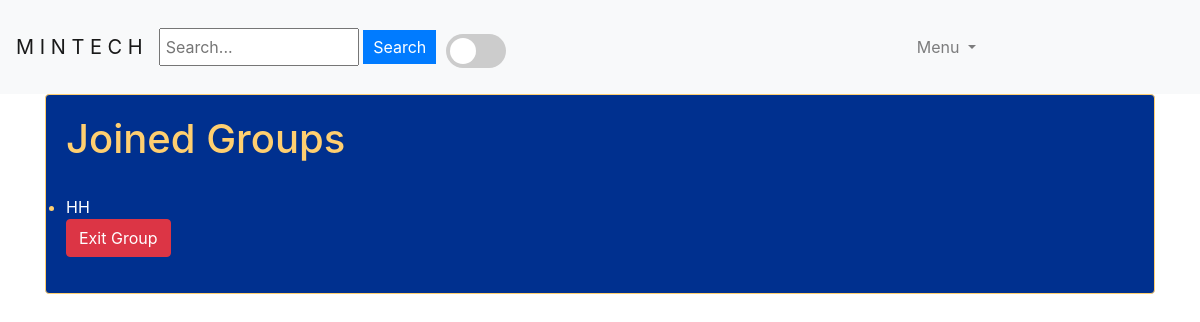
The page /joined_groups/ (signed in) on the database as committed earlier.
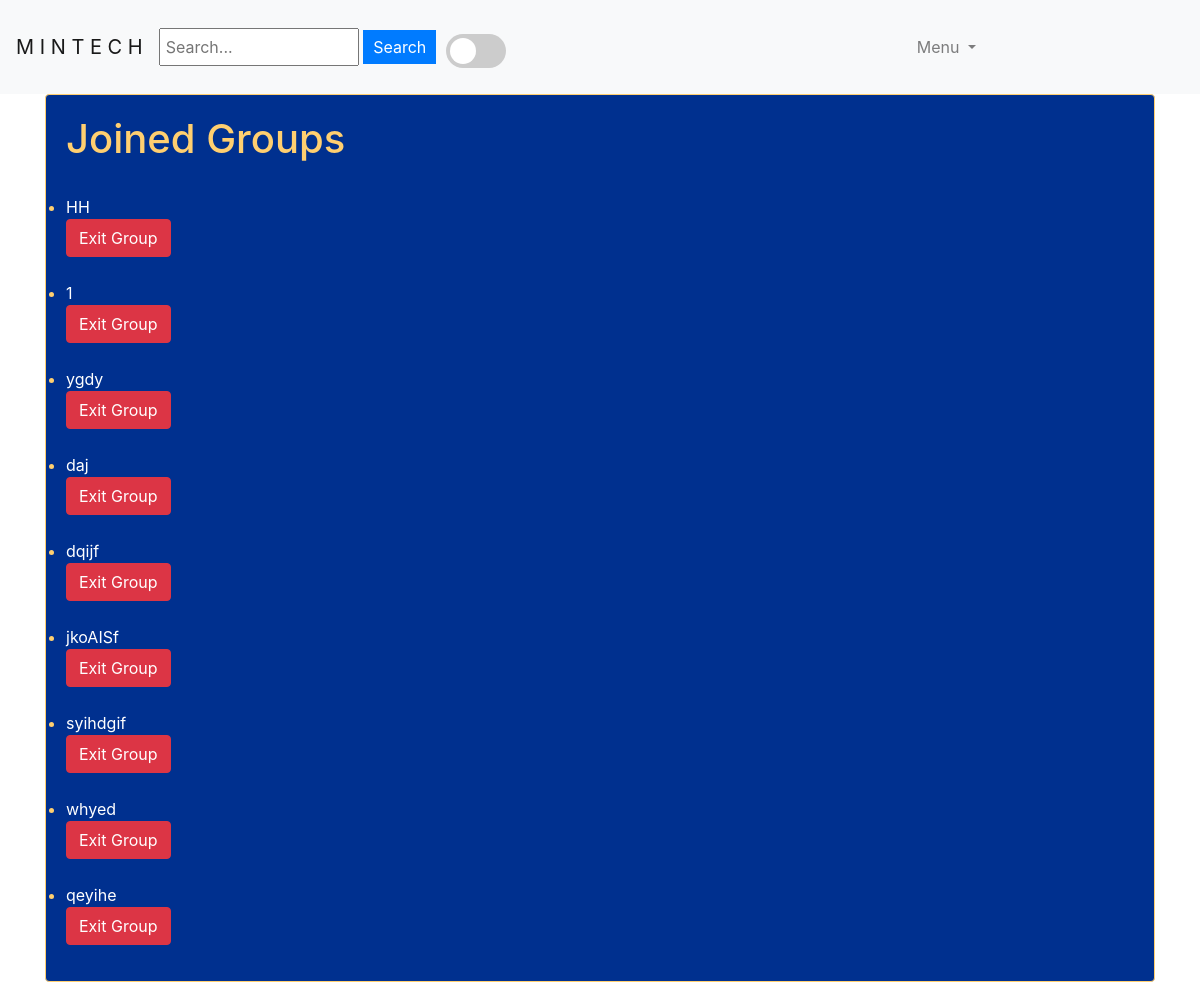
The same page on the database as committed later.
### minsocial/models.py (models this page shows, shortened)
class Group(models.Model):
    name = models.CharField(max_length=100)  # Default value for 'name'
    description = models.TextField(blank=True, null=True,)  # Default value for 'description'
    creator = models.ForeignKey(User, on_delete=models.CASCADE)
    members = models.ManyToManyField(User, related_name='group_members')

### minsocial/views.py (the view)
# urls.py: path('joined_groups/', views.joined_groups_view, name='joined_groups'),
def joined_groups_view(request):
    if not request.user.is_authenticated:
        return redirect('login')
    user = request.user
    groups = Group.objects.filter(members=user)
    return render(request, 'network/joined_groups.html', {'groups': groups})

### minsocial/templates/network/joined_groups.html (shortened to what this page needs)
{% extends 'network/layout.html' %}
{% block body %}
<div class="container">
  <div class="card">
    <div class="card-body">
      <div class="align-items-center">
  <h1>Joined Groups</h1>
  {% if groups %}
    <ul>
      {% for group in groups %}
      <br>
        <li>
          <a style="color: white;" href="{% url 'group_detail' group.id %}">{{ group.name }}</a>
          <form method="post" action="{% url 'exit_group' group.id %}">
            <button class="btn btn-danger" type="submit">Exit Group</button>
          </form>
        </li>
      {% endfor %}
    </ul>
  {% else %}
    <p>No groups joined by you.</p>
  {% endif %}
      </div>
    </div>
  </div>
</div>
{% endblock %}

Rows that differ between the two databases and show on the page:
added Group: name "1"
added Group: name "ygdy"
added Group: name "daj"
added Group: name "dqijf"
added Group: name "jkoAISf"
added Group: name "syihdgif"
added Group: name "whyed"
added Group: name "qeyihe"
